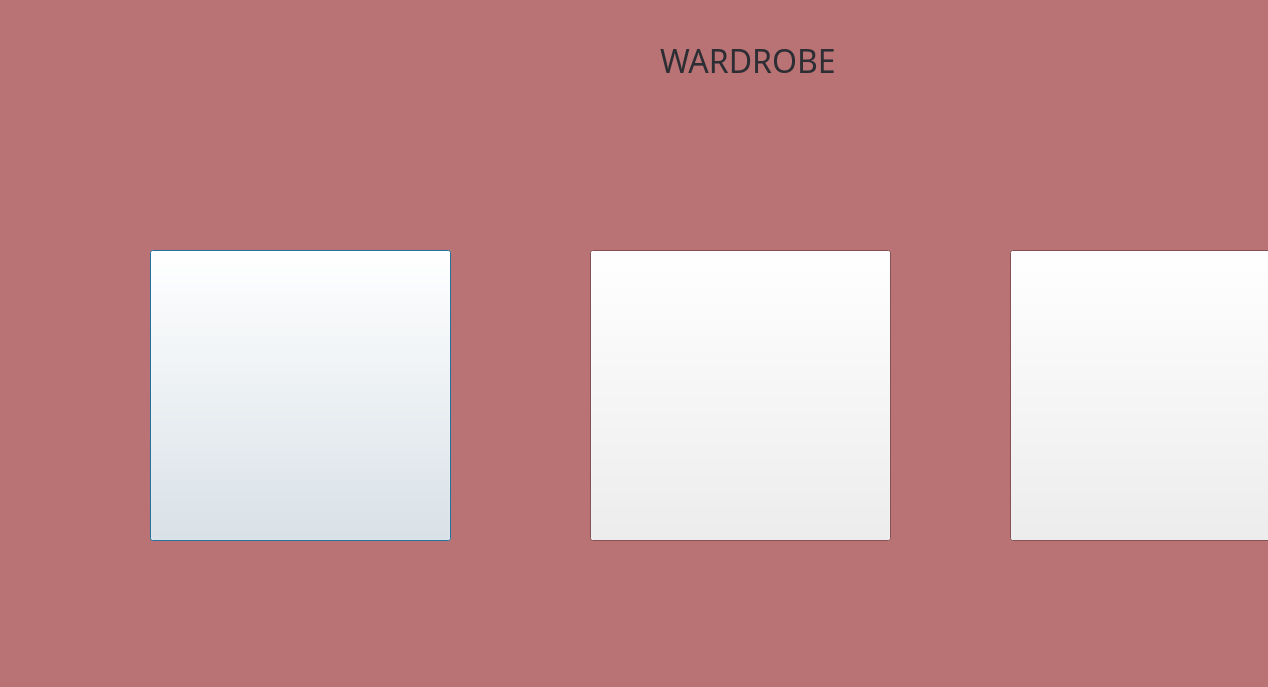
<?xml version="1.0" encoding="UTF-8"?>
<ui version="4.0">
 <class>wardrobe</class>
 <widget class="QDialog" name="wardrobe">
  <property name="geometry">
   <rect>
    <x>0</x>
    <y>0</y>
    <width>1268</width>
    <height>687</height>
   </rect>
  </property>
  <property name="palette">
   <palette>
    <active>
     <colorrole role="Window">
      <brush brushstyle="SolidPattern">
       <color alpha="255">
        <red>185</red>
        <green>115</green>
        <blue>117</blue>
       </color>
      </brush>
     </colorrole>
    </active>
    <inactive>
     <colorrole role="Window">
      <brush brushstyle="SolidPattern">
       <color alpha="255">
        <red>185</red>
        <green>115</green>
        <blue>117</blue>
       </color>
      </brush>
     </colorrole>
    </inactive>
    <disabled>
     <colorrole role="Base">
      <brush brushstyle="SolidPattern">
       <color alpha="255">
        <red>185</red>
        <green>115</green>
        <blue>117</blue>
       </color>
      </brush>
     </colorrole>
     <colorrole role="Window">
      <brush brushstyle="SolidPattern">
       <color alpha="255">
        <red>185</red>
        <green>115</green>
        <blue>117</blue>
       </color>
      </brush>
     </colorrole>
    </disabled>
   </palette>
  </property>
  <property name="windowTitle">
   <string>Dialog</string>
  </property>
  <widget class="QLabel" name="label">
   <property name="geometry">
    <rect>
     <x>660</x>
     <y>40</y>
     <width>211</width>
     <height>41</height>
    </rect>
   </property>
   <property name="palette">
    <palette>
     <active>
      <colorrole role="WindowText">
       <brush brushstyle="SolidPattern">
        <color alpha="255">
         <red>45</red>
         <green>45</green>
         <blue>52</blue>
        </color>
       </brush>
      </colorrole>
     </active>
     <inactive>
      <colorrole role="WindowText">
       <brush brushstyle="SolidPattern">
        <color alpha="255">
         <red>45</red>
         <green>45</green>
         <blue>52</blue>
        </color>
       </brush>
      </colorrole>
     </inactive>
     <disabled/>
    </palette>
   </property>
   <property name="font">
    <font>
     <family>Britannic Bold</family>
     <pointsize>24</pointsize>
    </font>
   </property>
   <property name="text">
    <string>WARDROBE</string>
   </property>
  </widget>
  <widget class="QPushButton" name="wr1btn">
   <property name="geometry">
    <rect>
     <x>150</x>
     <y>250</y>
     <width>301</width>
     <height>291</height>
    </rect>
   </property>
   <property name="text">
    <string/>
   </property>
  </widget>
  <widget class="QPushButton" name="wr2btn">
   <property name="geometry">
    <rect>
     <x>590</x>
     <y>250</y>
     <width>301</width>
     <height>291</height>
    </rect>
   </property>
   <property name="text">
    <string/>
   </property>
  </widget>
  <widget class="QPushButton" name="wr3btn">
   <property name="geometry">
    <rect>
     <x>1010</x>
     <y>250</y>
     <width>301</width>
     <height>291</height>
    </rect>
   </property>
   <property name="text">
    <string/>
   </property>
  </widget>
 </widget>
 <resources/>
 <connections/>
</ui>
